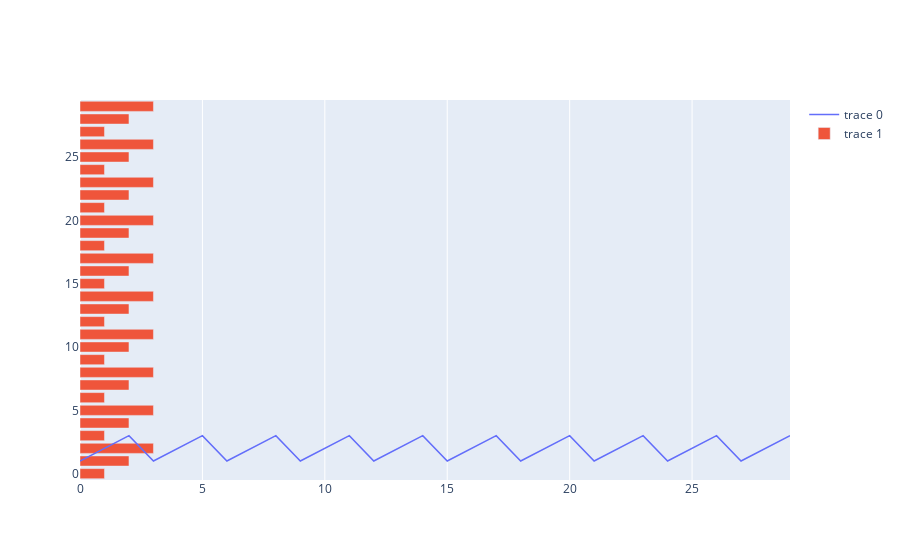

Notebook code for this chart:
### Code cell
fig.hbar(df.col1)
fig()

### Figure 1 — Plotly figure (JSON) as saved in the notebook; plotly's stock layout.template omitted (floating-point values rounded to 4 significant figures)
{"data": [{"line": {"width": 1.5}, "mode": "lines", "type": "scatter", "x": [0, 1, 2, 3, 4, 5, 6, 7, 8, 9, 10, 11, 12, 13, 14, 15, 16, 17, 18, 19, 20, 21, 22, 23, 24, 25, 26, 27, 28, 29], "y": [1, 2, 3, 1, 2, 3, 1, 2, 3, 1, 2, 3, 1, 2, 3, 1, 2, 3, 1, 2, 3, 1, 2, 3, 1, 2, 3, 1, 2, 3]}, {"orientation": "h", "type": "bar", "x": [1, 2, 3, 1, 2, 3, 1, 2, 3, 1, 2, 3, 1, 2, 3, 1, 2, 3, 1, 2, 3, 1, 2, 3, 1, 2, 3, 1, 2, 3], "y": [0, 1, 2, 3, 4, 5, 6, 7, 8, 9, 10, 11, 12, 13, 14, 15, 16, 17, 18, 19, 20, 21, 22, 23, 24, 25, 26, 27, 28, 29]}], "layout": {}}
